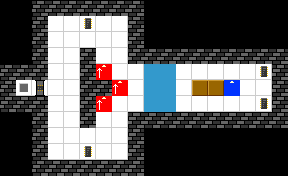

A 2D game scene composited from a Tiled map and its tileset images. What follows is a short description and the map's XML, with each tile layer's data collapsed to a summary:
An orthogonal 18x11 tile map with 16x16 px tiles, 2 tile layers (Tile Layer 1, Tile Layer 2).

<map version="1.0" orientation="orthogonal" width="18" height="11" tilewidth="16" tileheight="16">
 <properties>
  <property name="leveltype" value="ChipsChallenge" />
  <property name="title" value="Chips 2" />
 </properties>
 <tileset firstgid="1" source="../roverchip/levelfiles/maptiles.tsx" />
 <layer name="Tile Layer 1" width="18" height="11">
  <data>[198 cells, 128 non-empty, 4 distinct tile ids]</data>
 </layer>
 <layer name="Tile Layer 2" width="18" height="11">
  <data>[198 cells, 11 non-empty, 5 distinct tile ids]</data>
 </layer>
</map>